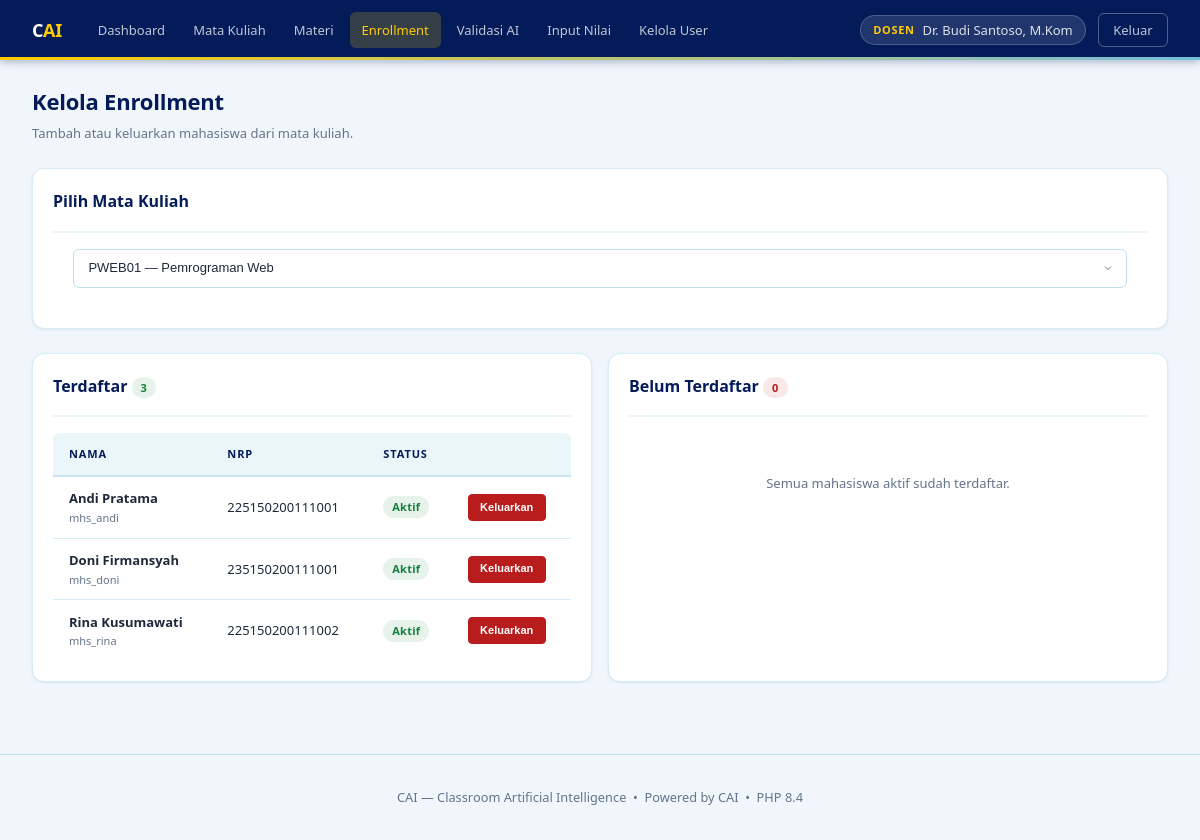
/dosen/kelola_enrollment.php?course_id=1 (signed in), run on the app's committed database.
### tables this page shows
CREATE TABLE enrollments (
    id          INT       AUTO_INCREMENT PRIMARY KEY,
    user_id     INT       NOT NULL,
    course_id   INT       NOT NULL,
    enrolled_at TIMESTAMP DEFAULT CURRENT_TIMESTAMP,
    UNIQUE KEY uq_enrollment (user_id, course_id),
    FOREIGN KEY (user_id)   REFERENCES users(id)   ON DELETE CASCADE,
    FOREIGN KEY (course_id) REFERENCES courses(id) ON DELETE CASCADE
);

CREATE TABLE users (
    id          INT          AUTO_INCREMENT PRIMARY KEY,
    username    VARCHAR(50)  NOT NULL UNIQUE,
    full_name   VARCHAR(100) DEFAULT NULL,
    email       VARCHAR(100) NOT NULL UNIQUE,
    password    VARCHAR(255) NOT NULL,
    role        ENUM('mahasiswa','dosen') NOT NULL,
    nrp_nip     VARCHAR(20)  DEFAULT NULL,
    tahun_masuk YEAR         DEFAULT NULL,
    is_active   TINYINT(1)   NOT NULL DEFAULT 1,
    created_at  TIMESTAMP    DEFAULT CURRENT_TIMESTAMP
);

### includes/auth.php (called while the page is built, shortened)
<?php
function h(string $str): string {
    return htmlspecialchars($str, ENT_QUOTES, 'UTF-8');
}

### dosen/kelola_enrollment.php (the view, shortened to what this page needs)
<?php
require_once __DIR__ . '/../includes/auth.php';
$uid  = (int)$_SESSION['user_id'];
$conn = Database::getInstance()->getConnection();
$sel_course_id = (int)($_GET['course_id'] ?? $_POST['course_id'] ?? 0);
$sel_course = null;
if ($sel_course_id) {
    $cs = $conn->prepare("SELECT * FROM courses WHERE id=? AND dosen_id=?");
    $cs->bind_param('ii', $sel_course_id, $uid); $cs->execute();
    $sel_course = $cs->get_result()->fetch_assoc(); $cs->close();
}
$all_courses_stmt = $conn->prepare("SELECT id, kode_mk, nama_mk FROM courses WHERE dosen_id=? ORDER BY kode_mk");
$all_courses_stmt->bind_param('i', $uid); $all_courses_stmt->execute();
$all_courses = $all_courses_stmt->get_result()->fetch_all(MYSQLI_ASSOC); $all_courses_stmt->close();
$enrolled = [];
if ($sel_course_id) {
    $es = $conn->prepare(
        "SELECT u.id, u.full_name, u.username, u.nrp_nip, u.is_active, e.enrolled_at
         FROM enrollments e JOIN users u ON u.id=e.user_id
         WHERE e.course_id=? AND u.role='mahasiswa' ORDER BY u.full_name"
    );
    $es->bind_param('i', $sel_course_id); $es->execute();
    $enrolled = $es->get_result()->fetch_all(MYSQLI_ASSOC); $es->close();
}
$not_enrolled = [];
if ($sel_course_id) {
    $ne = $conn->prepare(
        "SELECT u.id, u.full_name, u.username, u.nrp_nip
         FROM users u
         WHERE u.role='mahasiswa' AND u.is_active=1
           AND u.id NOT IN (SELECT user_id FROM enrollments WHERE course_id=?)
         ORDER BY u.full_name"
    );
    $ne->bind_param('i', $sel_course_id); $ne->execute();
    $not_enrolled = $ne->get_result()->fetch_all(MYSQLI_ASSOC); $ne->close();
}
require_once __DIR__ . '/../includes/header.php';
?>
<div class="container">
  <div class="page-header mb-3">
    <h1>Kelola Enrollment</h1>
    <p>Tambah atau keluarkan mahasiswa dari mata kuliah.</p>
  </div>
  <div class="card mb-3">
    <div class="card-header"><span class="card-title">Pilih Mata Kuliah</span></div>
    <form method="GET" class="d-flex align-center gap-2" style="padding:0 var(--s-5) var(--s-5);flex-wrap:wrap">
      <div class="form-group" style="flex:1;margin:0;min-width:220px">
        <select name="course_id" class="form-control" onchange="this.form.submit()">
          <?php foreach ($all_courses as $c): ?>
            <option value="<?= $c['id'] ?>" <?= $sel_course_id===$c['id']?'selected':'' ?>>
              <?= h($c['kode_mk']) ?> — <?= h($c['nama_mk']) ?>
            </option>
          <?php endforeach; ?>
        </select>
      </div>
    </form>
  </div>
  <?php if ($sel_course): ?>
  <div class="grid grid-2">
    <div class="card">
      <div class="card-header">
        <span class="card-title">Terdaftar <span class="badge badge-mahasiswa"><?= count($enrolled) ?></span></span>
      </div>
      <?php if (!$enrolled): ?>
        <div class="empty-state"><p>Belum ada mahasiswa terdaftar.</p></div>
      <?php else: ?>
      <div class="table-wrap">
        <table>
          <thead><tr><th>Nama</th><th>NRP</th><th>Status</th><th></th></tr></thead>
          <tbody>
            <?php foreach ($enrolled as $mhs): ?>
            <tr>
              <td>
                <div class="fw-600"><?= h($mhs['full_name'] ?: $mhs['username']) ?></div>
                <div class="text-xs text-muted"><?= h($mhs['username']) ?></div>
              </td>
              <td class="text-sm"><?= h($mhs['nrp_nip'] ?: '—') ?></td>
              <td><span class="badge badge-<?= $mhs['is_active']?'active':'inactive' ?>"><?= $mhs['is_active']?'Aktif':'Nonaktif' ?></span></td>
              <td>
                <form method="POST" onsubmit="return confirm('Keluarkan mahasiswa ini?')">
                  <button type="submit" class="btn btn-danger btn-sm">Keluarkan</button>
                </form>
              </td>
            </tr>
            <?php endforeach; ?>
          </tbody>
        </table>
      </div>
      <?php endif; ?>
    </div>
    <div class="card">
      <div class="card-header">
        <span class="card-title">Belum Terdaftar <span class="badge badge-inactive"><?= count($not_enrolled) ?></span></span>
      </div>
      <?php if (!$not_enrolled): ?>
        <div class="empty-state"><p>Semua mahasiswa aktif sudah terdaftar.</p></div>
      <?php endif; ?>
    </div>
  </div>
  <?php endif; ?>
</div>
<?php require_once __DIR__ . '/../includes/footer.php'; ?>

### data on the page
enrollments: user.full_name "Andi Pratama", user.username "mhs_andi", user.nrp_nip "225150200111001"
enrollments: user.full_name "Doni Firmansyah", user.username "mhs_doni", user.nrp_nip "235150200111001"
enrollments: user.full_name "Rina Kusumawati", user.username "mhs_rina", user.nrp_nip "225150200111002"

### other printed values
$full_name "Dr. Budi Santoso, M.Kom"
count($enrolled) "3"
count($not_enrolled) "0"
PHP_MAJOR_VERSION "8"
PHP_MINOR_VERSION "4"
form field course_id "PWEB01 — Pemrograman Web"
